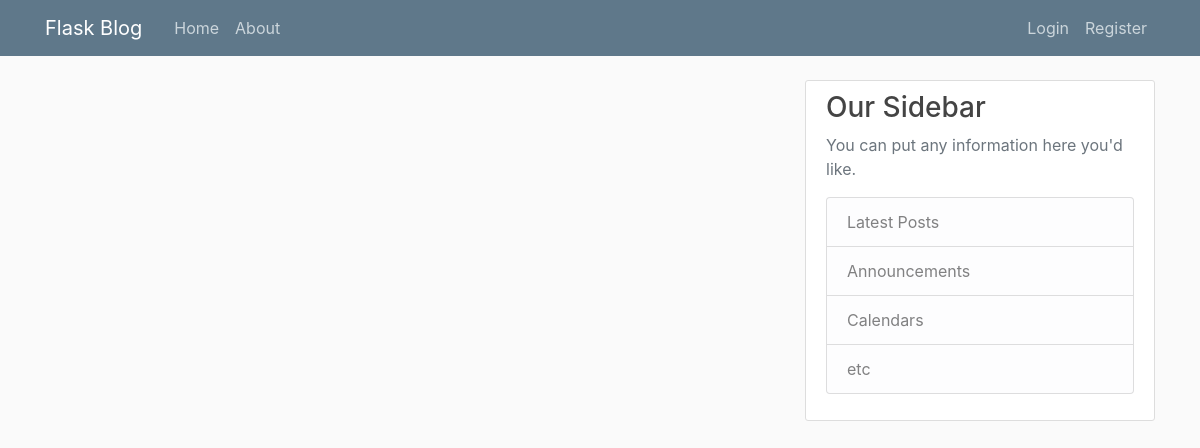
Page /home on the earlier database version.
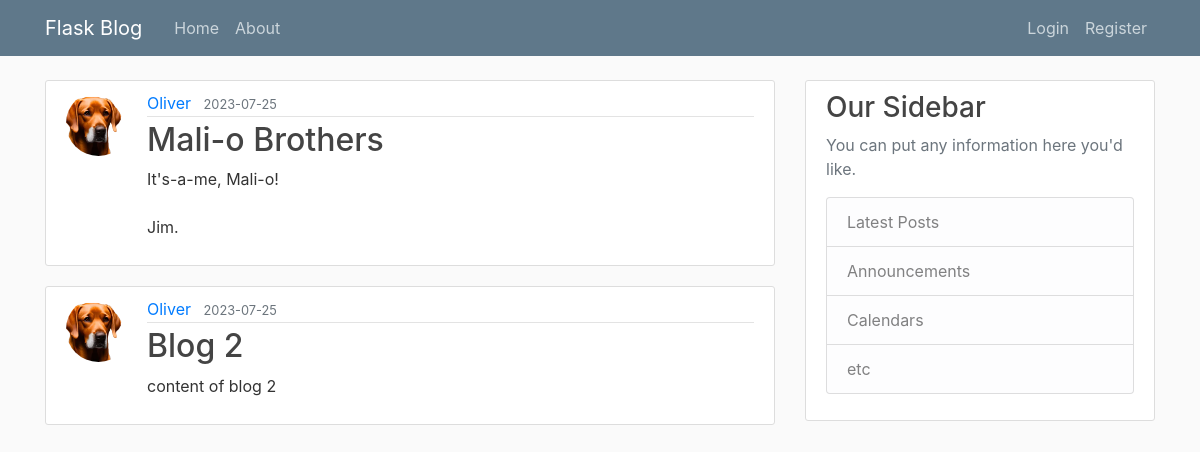
Same page on the later database version.
### myblog/models.py (models this page shows, shortened)
class Post(db.Model):
    id = db.Column(db.Integer, primary_key = True)
    title = db.Column(db.String(100), nullable=False)
    date_posted = db.Column(db.DateTime, nullable=False, default=datetime.utcnow)
    content = db.Column(db.Text, nullable=False)
    user_id = db.Column(db.Integer, db.ForeignKey('user.id'), nullable=False)

class User(db.Model, UserMixin):
    id = db.Column(db.Integer, primary_key = True)
    username = db.Column(db.String(20), unique=True, nullable=False)
    email = db.Column(db.String(120), unique=True, nullable=False)
    image_file = db.Column(db.String(20), nullable=False, default='default.jpg')
    password = db.Column(db.String(60), nullable=False)
    posts = db.relationship('Post', backref='author', lazy=True)

### myblog/routes.py (the view)
@app.route("/")
@app.route("/home")
def home():
    posts = Post.query.all()
    return render_template('home.html', posts=posts)

### myblog/templates/home.html
{% extends "layout.html" %}
{% block content %}
    {% for post in posts %}
        <article class="media content-section">
            <img class="rounded-circle article-img" src="{{ url_for('static', filename='flask profile pictures/' + post.author.image_file) }}">
            <div class="media-body">
            <div class="article-metadata">
                <a class="mr-2" href="#">{{ post.author.username }}</a>
                <small class="text-muted">{{ post.date_posted.strftime('%Y-%m-%d') }}</small>
            </div>
            <h2><a class="article-title" href="#">{{ post.title }}</a></h2>
            <p class="article-content">{{ post.content }}</p>
            </div>
        </article>
    {% endfor %}
{% endblock content %}

### myblog/templates/layout.html (shortened to what this page needs)
<!DOCTYPE html>
<html lang="en">
<head>
    <link rel="stylesheet" href="https://cdn.jsdelivr.net/npm/bootstrap@4.1.3/dist/css/bootstrap.min.css">
    <link rel="stylesheet" type="text/css" href="{{ url_for('static', filename='main.css') }}">
</head>
<body>
    <header class="site-header">
        <nav class="navbar navbar-expand-md navbar-dark bg-steel fixed-top">
          <div class="container">
            <a class="navbar-brand mr-4" href="/">Flask Blog</a>
            <div class="collapse navbar-collapse" id="navbarToggle">
              <div class="navbar-nav mr-auto">
                <a class="nav-item nav-link" href="{{ url_for('home') }}">Home</a>
                <a class="nav-item nav-link" href="{{ url_for('about') }}">About</a>
              </div>
              <div class="navbar-nav">
                {% if current_user.is_authenticated %}
                <a class="nav-item nav-link" href="{{ url_for('new_post') }}">New Post</a>
                  <a class="nav-item nav-link" href="{{ url_for('account') }}">Account</a>
                  <a class="nav-item nav-link" href="{{ url_for('logout') }}">Logout</a>
                {% else %}
                  <a class="nav-item nav-link" href="{{ url_for('login') }}">Login</a>
                  <a class="nav-item nav-link" href="{{ url_for('register') }}">Register</a>
                {% endif %}
              </div>
            </div>
          </div>
        </nav>
      </header>
      <main role="main" class="container">
        <div class="row">
          <div class="col-md-8">
            {% block content %}{% endblock %}
          </div>
          <div class="col-md-4">
            <div class="content-section">
              <h3>Our Sidebar</h3>
              <p class='text-muted'>You can put any information here you'd like.
                <ul class="list-group">
                  <li class="list-group-item list-group-item-light">Latest Posts</li>
                  <li class="list-group-item list-group-item-light">Announcements</li>
                  <li class="list-group-item list-group-item-light">Calendars</li>
                  <li class="list-group-item list-group-item-light">etc</li>
                </ul>
              </p>
            </div>
          </div>
        </div>
      </main>
</body>
</html>

### myblog/static/main.css (style rules this page uses)
body { background: #fafafa; color: #333333; margin-top: 5rem; }
h1, h2, h3, h4, h5, h6 { color: #444444; }
.bg-steel { background-color: #5f788a; }
.site-header .navbar-nav .nav-link { color: #cbd5db; }
.content-section { background: #ffffff; padding: 10px 20px; border: 1px solid #dddddd; border-radius: 3px; margin-bottom: 20px; }
.article-title { color: #444444; }
.article-content { white-space: pre-line; }
.article-img { height: 65px; width: 65px; margin-right: 16px; }
.article-metadata { padding-bottom: 1px; margin-bottom: 4px; border-bottom: 1px solid #e3e3e3 }

Differences in the rows shown:
added Post: image_file (picture), author.username "Oliver", date_posted "2023-07-25", title "Mali-o Brothers", content "It's-a-me, Mali-o! Jim."
added Post: image_file (picture), author.username "Oliver", date_posted "2023-07-25", title "Blog 2", content "content of blog 2"
